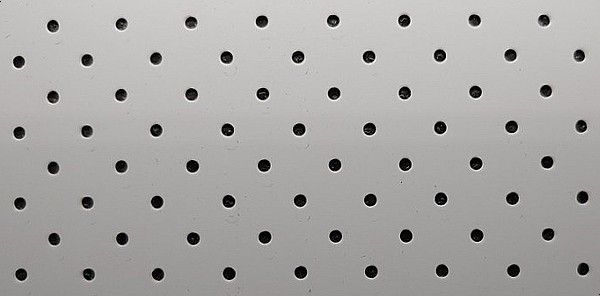
%> input picture Lab03/Test_cir03.jpg, 600 x 296 px, given in place of 11111111.jpg, which was not available
$ octave yellow_edge.m   (GNU Octave 9; MATLAB toolbox functions it lacks are replaced by stand-ins)
%> lines starting %> are read from the running program, lines starting %| are printed output that depends on the picture; in (x1, y1, x2, y2) boxes, pixels count from 0 and x2, y2 are one past the last pixel; in counts of white or black regions, pixels touching at a corner belong together; the program's own positions count from 1; pictures that were not available may be replaced by others from this repository, and a replacement may not be noted
% yellow

clear;
clc;

fname = "11111111.jpg";
img = imread(fname);
%> img is the input picture: size 296x600x3 uint8; mean R, G, B 168.8, 167.6, 165.7
img = imrotate(img, -90);
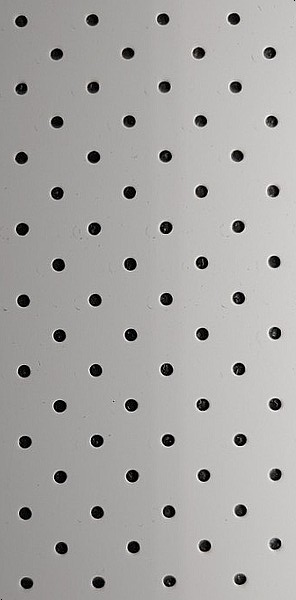
%> img: size 600x296x3 uint8; mean R, G, B 168.8, 167.6, 165.7; mean of the top-left, top-right, bottom-left and bottom-right quarters 153, 182.2, 152.1, 182.1
figure(1); imshow(img);

img = rgb2hsv(img);
%> img: size 600x296x3 double; mean H, S, V 0.113, 0.0327, 0.662
img = rgb2gray(img);
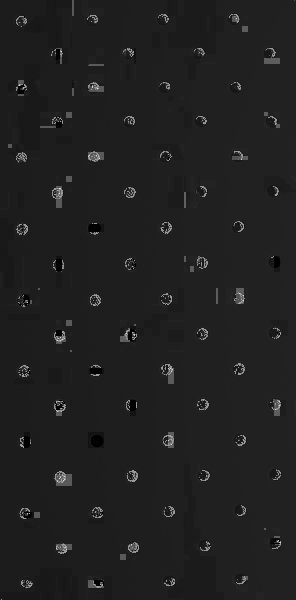
%> img: size 600x296 double; min 0, max 0.862, mean 0.129
figure(3); imshow(img);

% Edge detection using Sobel & Canny filter
edge_img = edge(img, 'sobel');
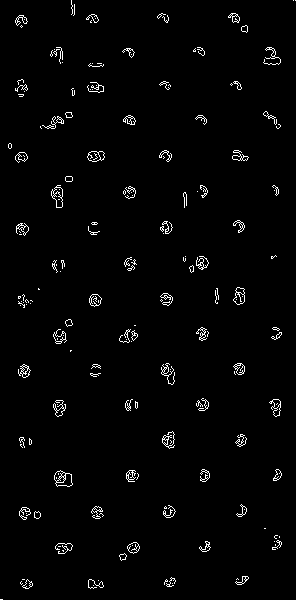
%> edge_img: size 600x296 logical; 2.1% white in thin lines or dots
edge_img = edge(edge_img, 'canny');
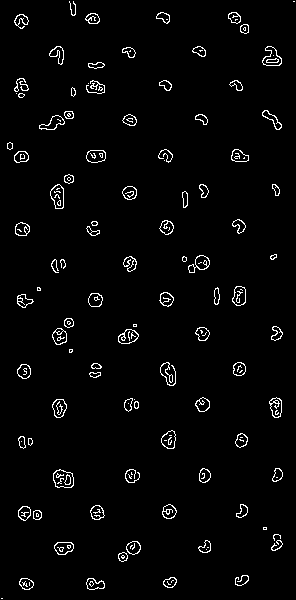
%> edge_img: size 600x296 logical; 2.8% white in thin lines or dots


figure(4); imshow(edge_img);

% edge_img = imfill(edge_img, 'holes');
% figure(60); imshow(edge_img);


% Binary filtering
imgB = edge_img;
se = strel('disk', 2);
imgB = imdilate(imgB, se);
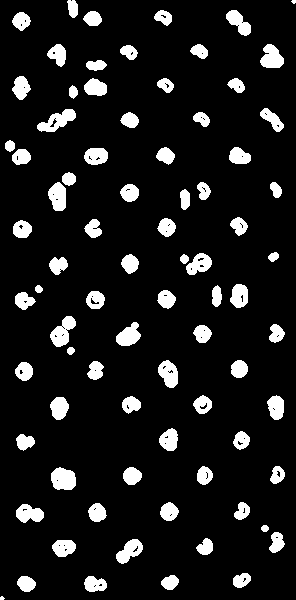
%> imgB: size 600x296 logical; 10.6% white; 80 white regions (2 under 20 px), largest, box (x1, y1, x2, y2) and area: (51, 467, 76, 490) 463, (37, 109, 76, 132) 456, (50, 316, 76, 347) 445
figure(5); imshow(imgB);

% [4 lines of commented-out code are left out]
